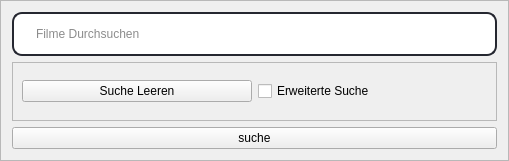
   <widget class="QFrame" name="frame_8">
    <property name="geometry">
     <rect>
      <x>250</x>
      <y>90</y>
      <width>509</width>
      <height>161</height>
     </rect>
    </property>
    <property name="frameShape">
     <enum>QFrame::StyledPanel</enum>
    </property>
    <property name="frameShadow">
     <enum>QFrame::Raised</enum>
    </property>
    <layout class="QVBoxLayout" name="verticalLayout_7">
     <item>
      <widget class="QLineEdit" name="FilmInput">
       <property name="minimumSize">
        <size>
         <width>200</width>
         <height>40</height>
        </size>
       </property>
       <property name="styleSheet">
        <string notr="true">QLineEdit{
border: 2px solid rgb(37,39,48);
border-radius: 10px;
color: rgb(26, 26, 26);
padding-left: 20px;
padding-right:20px;
height: 40px;
width: 40px;
border-bottom: 2px solid rgb(37,39,48);
border-bottom-left-radius: 10px; 
border-bottom-right-radius: 10px;
}</string>
       </property>
       <property name="placeholderText">
        <string>Filme Durchsuchen</string>
       </property>
      </widget>
     </item>
     <item>
      <widget class="QFrame" name="frame_11">
       <property name="frameShape">
        <enum>QFrame::StyledPanel</enum>
       </property>
       <property name="frameShadow">
        <enum>QFrame::Raised</enum>
       </property>
       <layout class="QHBoxLayout" name="horizontalLayout_3">
        <item>
         <widget class="QPushButton" name="leerenButton">
          <property name="text">
           <string>Suche Leeren</string>
          </property>
         </widget>
        </item>
        <item>
         <widget class="QCheckBox" name="erweitereSucheCheckBox">
          <property name="text">
           <string>Erweiterte Suche</string>
          </property>
         </widget>
        </item>
       </layout>
      </widget>
     </item>
     <item>
      <widget class="QPushButton" name="sucheButton">
       <property name="text">
        <string>suche</string>
       </property>
      </widget>
     </item>
    </layout>
    <zorder>sucheButton</zorder>
    <zorder>FilmInput</zorder>
    <zorder>frame_11</zorder>
   </widget>
